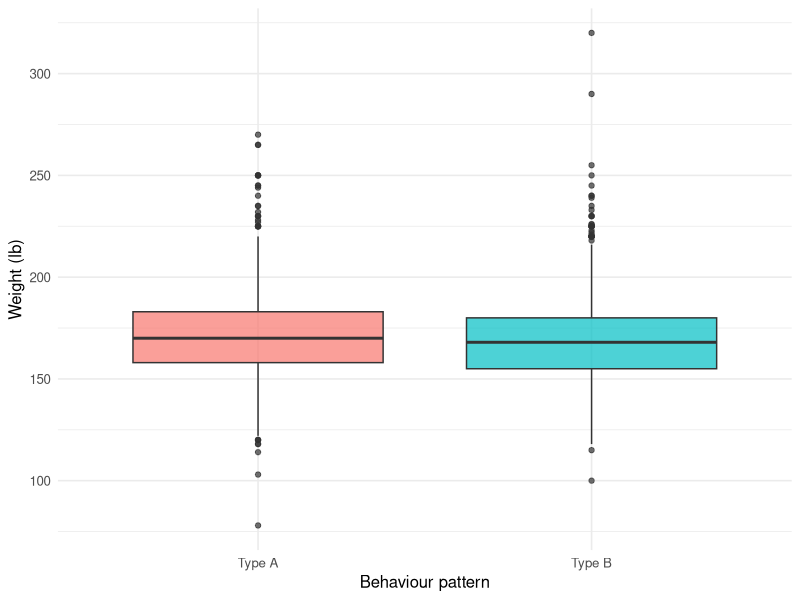
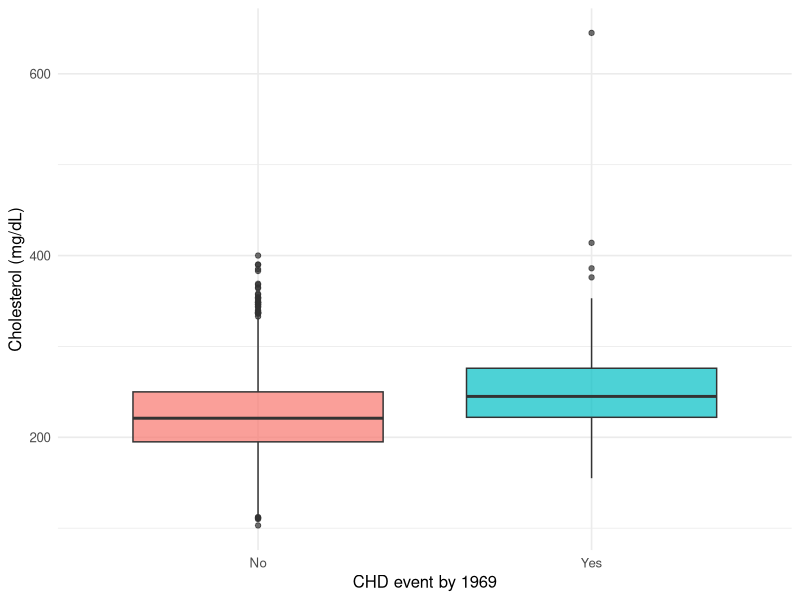
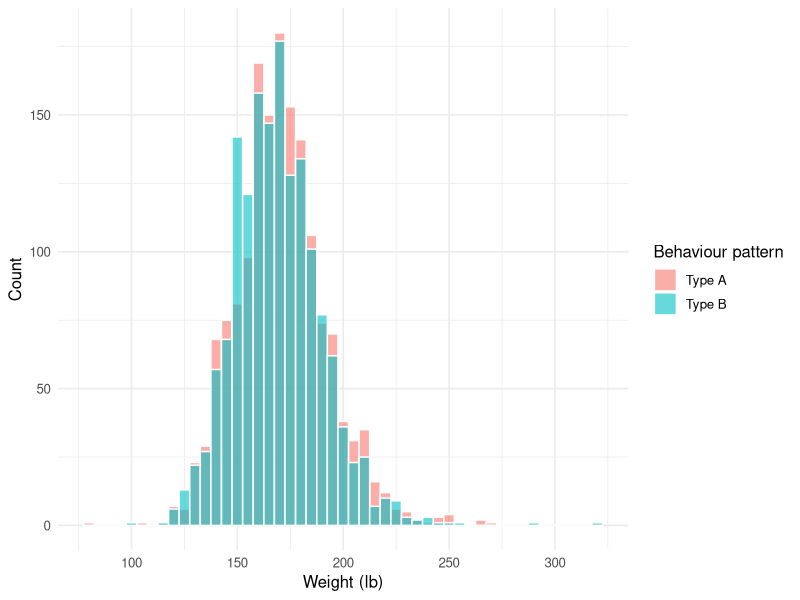
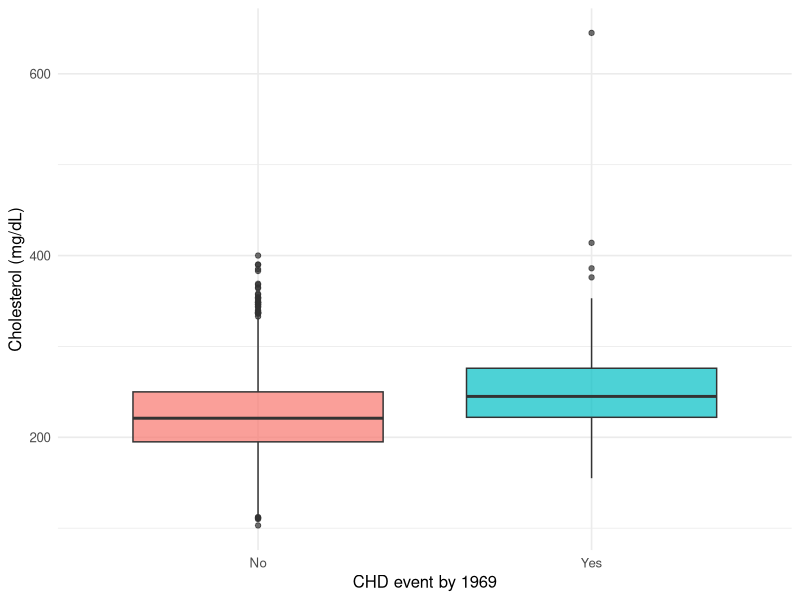

These charts were generated, in order, by the following R code:
## ---- chunk 1
knitr::opts_knit$set(root.dir = "D:/Epi Biostat with R/Biostat_with_R/")
## ---- chunk 2
#| label: setup
#| include: false
library(readxl)
library(ggplot2)
library(knitr)
library(car)

options(digits = 4)
wcgs <- readxl::read_excel("Section2/Categorical data analysis/Datasets/wcgs.xls")
wcgs$dibpat <- factor(wcgs$dibpat, levels = c("Type A", "Type B"))
wcgs$chd69  <- factor(wcgs$chd69,  levels = c("No", "Yes"))
## ---- chunk 3
#| label: fig-box-intro
#| fig-cap: "Two independent-groups comparisons used throughout this chapter."
#| fig-subcap:
#|   - "Weight by behaviour pattern (dibpat)"
#|   - "Cholesterol by CHD event status (chd69)"
#| layout-ncol: 2
ggplot(wcgs, aes(x = dibpat, y = weight, fill = dibpat)) +
  geom_boxplot(alpha = 0.7, show.legend = FALSE) +
  labs(x = "Behaviour pattern", y = "Weight (lb)") +
  theme_minimal(base_size = 12)

ggplot(wcgs, aes(x = chd69, y = chol, fill = chd69)) +
  geom_boxplot(alpha = 0.7, show.legend = FALSE) +
  labs(x = "CHD event by 1969", y = "Cholesterol (mg/dL)") +
  theme_minimal(base_size = 12)
## ---- chunk 4
#| label: student-manual-sample
#| echo: false
set.seed(111)
A <- wcgs[wcgs$dibpat == "Type A", c("id", "weight")]
B <- wcgs[wcgs$dibpat == "Type B", c("id", "weight")]
sA <- as.data.frame(A[sample(nrow(A), 8), ])
sB <- as.data.frame(B[sample(nrow(B), 8), ])
kable(sA, caption = "Type A subsample (n = 8)")
kable(sB, caption = "Type B subsample (n = 8)")
## ---- chunk 5
#| label: student-manual-stats
#| echo: false
x1 <- sA$weight; x2 <- sB$weight
n1 <- length(x1); n2 <- length(x2)
m1 <- mean(x1); m2 <- mean(x2)
v1 <- var(x1);  v2 <- var(x2)

data.frame(Group = c("Type A","Type B"), n = c(n1,n2),
           Mean = c(m1,m2), Variance = c(v1,v2), SD = c(sd(x1), sd(x2)))
## ---- chunk 6
#| label: student-manual-pooled
sp2 <- ((n1 - 1) * v1 + (n2 - 1) * v2) / (n1 + n2 - 2)
sp2
## ---- chunk 7
#| label: student-manual-t
#| echo: false
se_pooled <- sqrt(sp2 * (1/n1 + 1/n2))
t_pooled  <- (m1 - m2) / se_pooled
df_pooled <- n1 + n2 - 2
p_pooled  <- 2 * pt(-abs(t_pooled), df = df_pooled)
data.frame(SE = se_pooled, t = t_pooled, df = df_pooled, p_value = p_pooled)
## ---- chunk 8
#| label: student-manual-verify
t.test(x1, x2, var.equal = TRUE)
## ---- chunk 9
#| label: welch-manual-se
#| echo: false
se_welch <- sqrt(v1/n1 + v2/n2)
se_welch
## ---- chunk 10
#| label: welch-manual-df
#| echo: false
df_welch <- (v1/n1 + v2/n2)^2 / ( (v1/n1)^2/(n1-1) + (v2/n2)^2/(n2-1) )
df_welch
## ---- chunk 11
#| label: welch-manual-t
#| echo: false
t_welch <- (m1 - m2) / se_welch
p_welch <- 2 * pt(-abs(t_welch), df = df_welch)
data.frame(t = t_welch, df = df_welch, p_value = p_welch)
## ---- chunk 12
#| label: welch-manual-verify
t.test(x1, x2, var.equal = FALSE)
## ---- chunk 13
#| label: var-check-weight
var.test(weight ~ dibpat, data = wcgs)          # F-test (sensitive to non-normality)
leveneTest(weight ~ dibpat, data = wcgs)         # Levene's test (robust to non-normality)
## ---- chunk 14
#| label: mwu-manual-sample
#| echo: false
set.seed(222)
Y <- wcgs[wcgs$chd69 == "Yes" & !is.na(wcgs$chol), c("id", "chol")]
N <- wcgs[wcgs$chd69 == "No"  & !is.na(wcgs$chol), c("id", "chol")]
sY <- as.data.frame(Y[sample(nrow(Y), 8), ])
sN <- as.data.frame(N[sample(nrow(N), 8), ])
kable(sY, caption = "CHD = Yes subsample (n = 8)")
kable(sN, caption = "CHD = No subsample (n = 8)")
## ---- chunk 15
#| label: mwu-manual-ranks
#| echo: false
g1 <- sY$chol; g2 <- sN$chol
n1 <- length(g1); n2 <- length(g2)
allvals <- c(g1, g2)
grp <- c(rep("Yes", n1), rep("No", n2))
rk  <- rank(allvals)

tab <- data.frame(chol = allvals, group = grp, rank = rk)
tab <- tab[order(tab$chol), ]
kable(tab, row.names = FALSE, caption = "Combined, ranked cholesterol values")
## ---- chunk 16
#| label: mwu-manual-sums
#| echo: false
R1 <- sum(rk[grp == "Yes"])
R2 <- sum(rk[grp == "No"])
data.frame(Group = c("Yes","No"), Rank_sum = c(R1,R2),
           Total = R1 + R2, Expected = (n1+n2)*(n1+n2+1)/2)
## ---- chunk 17
#| label: mwu-manual-u
#| echo: false
U1 <- R1 - n1*(n1+1)/2
U2 <- R2 - n2*(n2+1)/2
U  <- min(U1, U2)
data.frame(U1 = U1, U2 = U2, `U1+U2` = U1+U2, `n1*n2` = n1*n2,
           U_test_statistic = U, check.names = FALSE)
## ---- chunk 18
#| label: mwu-manual-z
#| echo: false
mu_U    <- n1*n2/2
sigma_U <- sqrt(n1*n2*(n1+n2+1)/12)
z_manual <- (U - mu_U) / sigma_U
p_manual <- 2 * pnorm(-abs(z_manual))
data.frame(mu_U, sigma_U, z = z_manual, p_value = p_manual)
## ---- chunk 19
#| label: mwu-manual-verify
wilcox.test(g1, g2)                       # default: continuity-corrected
wilcox.test(g1, g2, correct = FALSE)      # matches the hand normal-approximation
## ---- chunk 20
#| label: fig-weight-normcheck
#| fig-cap: "Weight distributions by behaviour pattern — both reasonably symmetric."
ggplot(wcgs, aes(x = weight, fill = dibpat)) +
  geom_histogram(binwidth = 5, alpha = 0.6, position = "identity", colour = "white") +
  labs(x = "Weight (lb)", y = "Count", fill = "Behaviour pattern") +
  theme_minimal(base_size = 12)
## ---- chunk 21
#| label: full-weight-tests
t.test(weight ~ dibpat, data = wcgs, var.equal = TRUE)   # Student's
t.test(weight ~ dibpat, data = wcgs, var.equal = FALSE)  # Welch's
## ---- chunk 22
#| label: fig-chol-box
#| fig-cap: "Cholesterol by CHD event status, showing greater spread, right skew, and outliers in the CHD = Yes group."
ggplot(wcgs, aes(x = chd69, y = chol, fill = chd69)) +
  geom_boxplot(alpha = 0.7, show.legend = FALSE) +
  labs(x = "CHD event by 1969", y = "Cholesterol (mg/dL)") +
  theme_minimal(base_size = 12)
## ---- chunk 23
#| label: full-chol-variance-normality
var.test(chol ~ chd69, data = wcgs)
leveneTest(chol ~ chd69, data = wcgs)
shapiro.test(wcgs$chol[wcgs$chd69 == "Yes"])
shapiro.test(wcgs$chol[wcgs$chd69 == "No"])
## ---- chunk 24
#| label: full-chol-tests
t.test(chol ~ chd69, data = wcgs, var.equal = TRUE)   # Student's
t.test(chol ~ chd69, data = wcgs, var.equal = FALSE)  # Welch's
wilcox.test(chol ~ chd69, data = wcgs, conf.int = TRUE)
## ---- chunk 25
#| label: tbl-summary-twogroup
pairs_list <- list(
  list(outcome = "weight", group = "dibpat"),
  list(outcome = "sbp",    group = "dibpat"),
  list(outcome = "chol",   group = "chd69"),
  list(outcome = "sbp",    group = "chd69"),
  list(outcome = "weight", group = "smoke")
)

results <- do.call(rbind, lapply(pairs_list, function(p) {
  f  <- as.formula(paste(p$outcome, "~", p$group))
  d  <- wcgs[!is.na(wcgs[[p$outcome]]), ]
  st <- t.test(f, data = d, var.equal = TRUE)
  we <- t.test(f, data = d, var.equal = FALSE)
  mw <- wilcox.test(f, data = d)
  data.frame(Outcome = p$outcome, Group = p$group,
             Student_t = round(unname(st$statistic), 2), Student_df = round(unname(st$parameter),1),
             Student_p = signif(st$p.value, 3),
             Welch_t = round(unname(we$statistic), 2), Welch_df = round(unname(we$parameter), 1),
             Welch_p = signif(we$p.value, 3),
             MannWhitney_W = unname(mw$statistic), MW_p = signif(mw$p.value, 3))
}))
kable(results)
